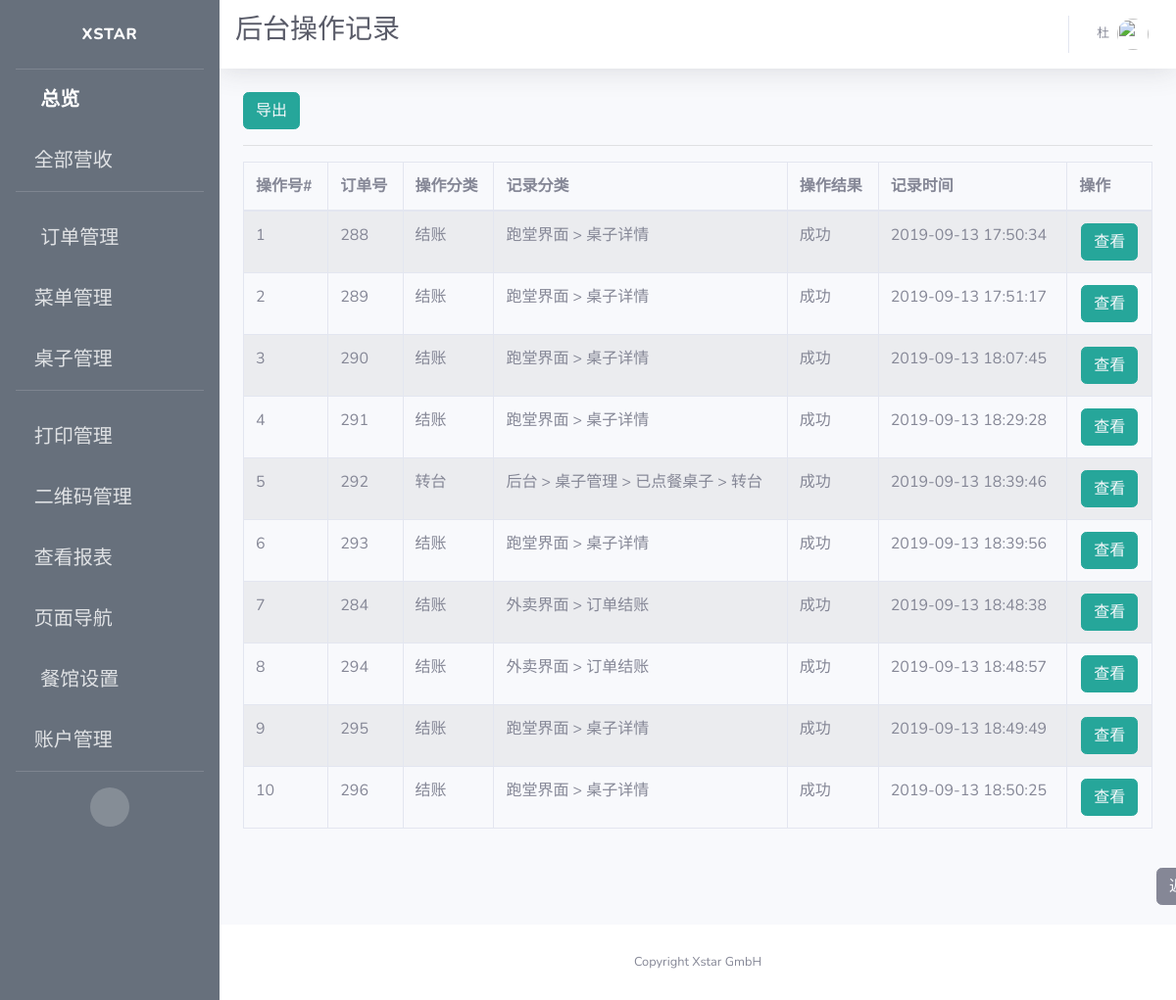
Before: /view/logs (signed in) with the older database file.
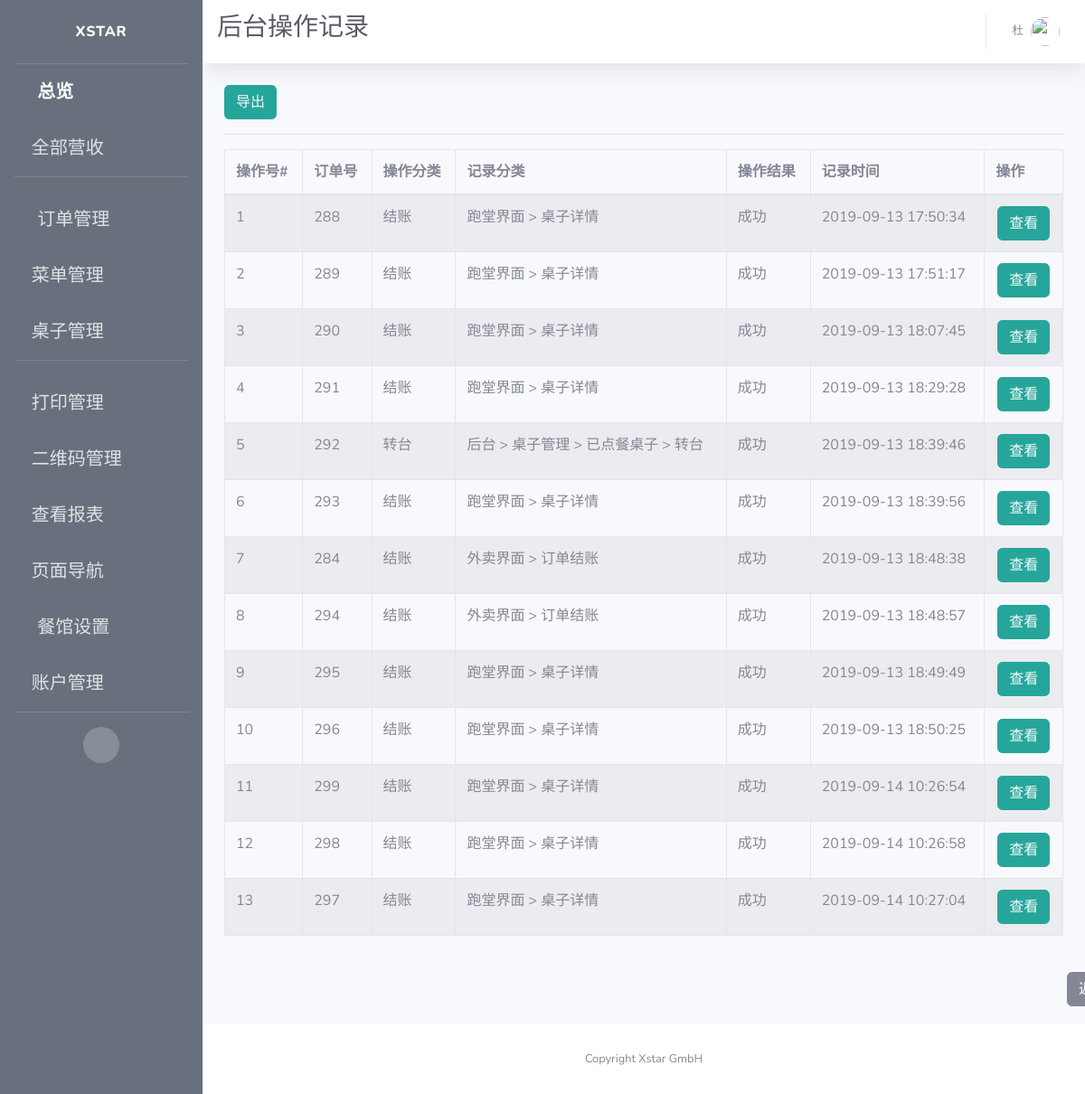
After: the same page with the newer database file.
### app/models.py (models this page shows)
class Log(db.Model):
    id = db.Column(db.Integer, primary_key=True, unique=True, index=True)
    order_id = db.Column(db.Integer)
    operation = db.Column(db.String(100))
    page = db.Column(db.String(100))
    desc = db.Column(db.String(2000))
    status = db.Column(db.String(500))
    time = db.Column(db.String(500))

### app/routes.py (the view)
@app.route('/view/logs')
@login_required
def view_logs():
    logs = Log.query.all()
    context = dict(referrer=request.headers.get('Referer'),
                   title=u"后台操作记录",
                   company_name=company_info.get('company_name'),
                   logs=logs)
    return render_template('view_logs.html', **context)

### app/models.py (called while the page is built)
@login.user_loader
def load_user(id):
    return User.query.get(int(id))

### app/templates/view_logs.html (shortened to what this page needs)
{% extends 'base.html' %}
{% block css %}
<link rel="stylesheet" type="text/css" href="https://cdn.datatables.net/1.10.19/css/jquery.dataTables.css">
<link rel="stylesheet" type="text/css" href="https://cdnjs.cloudflare.com/ajax/libs/twitter-bootstrap/4.1.3/css/bootstrap.css">
<link rel="stylesheet" type="text/css" href="https://cdn.datatables.net/1.10.19/css/dataTables.bootstrap4.min.css">
{% endblock %}
{% block title %}
<h1 class="h3 mb-2 text-gray-800">{{title}}</h1>
<br>
{% endblock %}
{% block content %}
<button type="button" class="btn btn-info" style="border-color:#26a69a; background-color:#26a69a;">
  <a style="color: rgb(247, 249, 252)" href={{ url_for('export_log') }} >
     导出
  </a>
</button>
<hr>
<div class="row">
  <div class="col-sm-12">
    <table id="example" class="table table-striped table-bordered">
      <thead>
        <tr>
          <th>操作号#</th>
          <th>订单号</th>
          <th>操作分类</th>
          <th>记录分类</th>
          <th>操作结果</th>
          <th>记录时间</th>
          <th>操作</th>
        </tr>
      </thead>
      <tbody>
        {% for log in logs %}
        <tr>
            <td>{{ log.id }}</td>
            <td>{{log.order_id}}</td>
            <td>{{log.operation}}</td>
            <td>{{log.page}}</td>
            <td>{{log.status}}</td>
            <td>{{log.time.split(".")[0]}}</td>
            <td style="text-align:center">
              <span>
                <button type="button" class="btn btn-info" style="border-color:#26a69a; background-color:#26a69a;">
                  <a style="color: rgb(247, 249, 252)" href={{ url_for('view_log', log_id=log.id) }}>
                    查看
                  </a>
                </button>
              </span>
            </td>
        </tr>
        {% endfor %}
      </tbody>
    </table>
    </div>
</div>
<br>
<button type="button" class="btn btn-secondary" id="back">
  <a style="color: rgb(247, 249, 252)" href={{ referrer }}>
    返回
</button>
{% endblock %}

Changed rows visible on the page:
added Log: id "11", order_id "299", operation "结账", page "跑堂界面 > 桌子详情", status "成功", time "2019-09-14 10:26:54"
added Log: id "12", order_id "298", operation "结账", page "跑堂界面 > 桌子详情", status "成功", time "2019-09-14 10:26:58"
added Log: id "13", order_id "297", operation "结账", page "跑堂界面 > 桌子详情", status "成功", time "2019-09-14 10:27:04"
